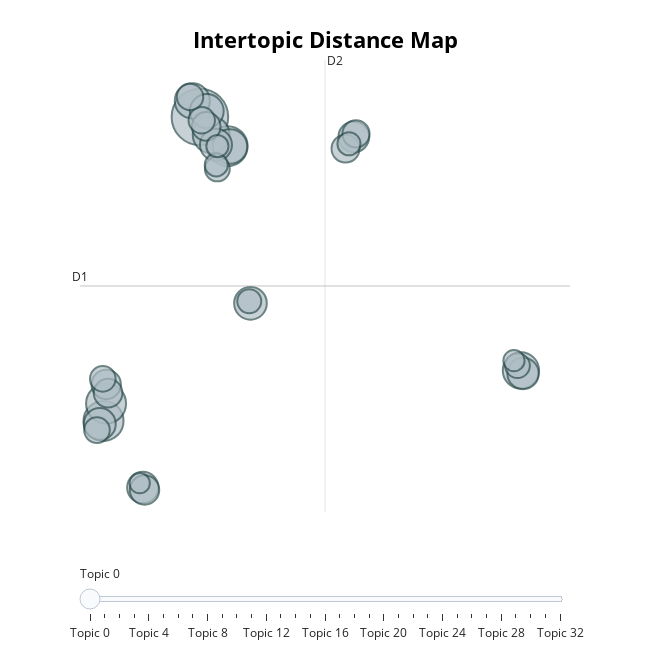
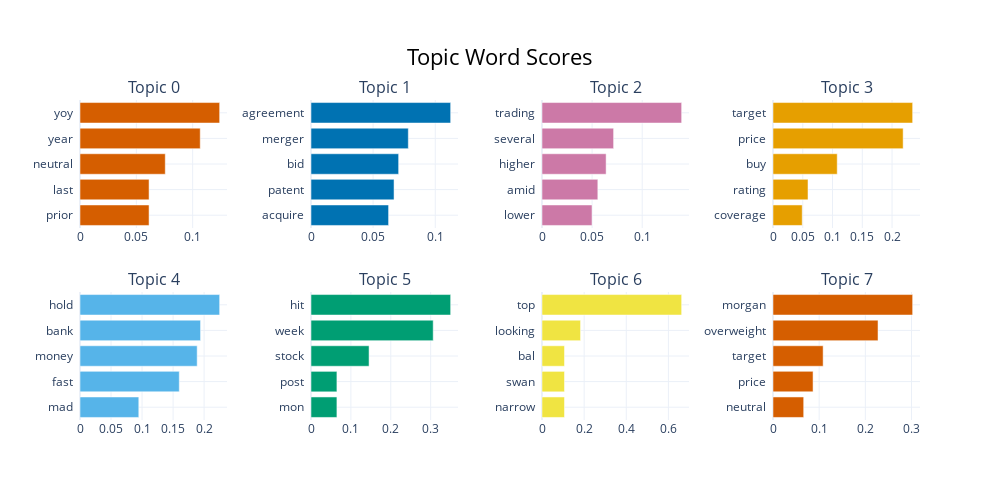

Source (notebook cell) for these figures, in order:
### Code cell
from bertopic import BERTopic
from sentence_transformers import SentenceTransformer

# Load the sample data (ensure to have 1000 non-null headlines)
sample_data = text_data['headlineClean'].dropna().sample(n=1000, random_state=42).tolist()

# Initialize embedding model
embedding_model = SentenceTransformer('all-MiniLM-L6-v2')

# Initialize and fit BERTopic model
topic_model = BERTopic(embedding_model=embedding_model, min_topic_size=10)
topics, probs = topic_model.fit_transform(sample_data)

# Check topic information and ensure topics are created
topic_info = topic_model.get_topic_info()
print(f"Topic Information:\n{topic_info}")

# If topics exist, try visualizing
if len(topic_info) > 0:
    try:
        # Visualizing topic clusters
        fig_topics = topic_model.visualize_topics()
        fig_topics.show()

        # Visualizing the frequency of topics in a bar chart
        fig_barchart = topic_model.visualize_barchart()
        fig_barchart.show()
    except Exception as e:
        print(f"Error during visualization: {e}")
else:
    print("No topics were generated. Skipping visualizations.")

### Figure 1 — Plotly figure (JSON) as saved in the notebook; plotly's stock layout.template omitted (floating-point values rounded to 4 significant figures)
{"data": [{"customdata": [[0, "yoy | year | neutral | last | prior", 78], [1, "agreement | merger | bid | patent | acquire", 39], [2, "trading | several | higher | amid | lower", 39], [3, "target | price | buy | rating | coverage", 39], [4, "hold | bank | money | fast | mad", 33], [5, "hit | week | stock | post | mon", 32], [6, "top | looking | bal | swan | narrow", 30], [7, "morgan | overweight | target | price | neutral", 29], [8, "like | dang | almost | dont | coo", 28], [9, "moving | session | stock | move | energy", 26], [10, "investment | common | share | offering | public", 25], [11, "buy | gold | cantor | riley | purchase", 25], [12, "earnings | income | competition | recap | pepper", 24], [13, "watch | stock | june | keep | may", 24], [14, "midmorning | update | market | midafternoon | profit", 23], [15, "outperform | credit | precision | percent | corporation", 21], [16, "revenue | corporation | compare | profit | billing", 21], [17, "energy | electric | research | force | power", 20], [18, "highest | industry | top | roe | residential", 20], [19, "morning | market | check | pro | mar", 19], [20, "therapeutic | drug | update | heart | treatment", 18], [21, "coverage | peg | ambulance | trying | aspen", 17], [22, "biggest | yesterday | forever | coal | big", 17], [23, "dividend | quarterly | share | right | mon", 16], [24, "estimate | beat | miss | maximus | average", 16], [25, "high | set | new | week | yesterday", 15], [26, "alert | option | ask | call | ref", 15], [27, "midday | moving | session | stock | ", 14], [28, "news | midday | market | reporter | tweet", 13], [29, "solar | huge | call | trade | activity", 13], [30, "volume | heavy | spiking | currently | light", 12], [31, "low | set | yesterday | new | week", 11], [32, "preview | quarter | earnings | previous | expect", 10]], "hovertemplate": "<b>Topic %{customdata[0]}</b><br>%{customdata[1]}<br>Size: %{customdata[2]}", "legendgroup": "", "marker": {"color": "#B0BEC5", "line": {"color": "DarkSlateGrey", "width": 2}, "size": [78, 39, 39, 39, 33, 32, 30, 29, 28, 26, 25, 25, 24, 24, 23, 21, 21, 20, 20, 19, 18, 17, 17, 16, 16, 15, 15, 14, 13, 13, 12, 11, 10], "sizemode": "area", "sizeref": 0.04875, "symbol": "circle"}, "mode": "markers", "name": "", "orientation": "v", "showlegend": false, "type": "scatter", "x": [-0.5856, -6.093, -5.948, 0.9979, 0.05731, 17.76, -1.02, 1.131, -0.1958, 2.303, -6.309, 0.3315, -3.848, 17.88, 8.21, -5.941, -3.748, -0.2276, -5.833, 7.734, 8.331, -0.4806, -1.149, -6.467, -6.134, 17.56, 0.4111, 2.235, 7.932, 0.3493, 0.4131, 17.36, -4.025], "xaxis": "x", "y": [9.19, -3.151, -2.447, 8.004, 8.467, -1.102, 9.84, 7.989, 9.427, 1.622, -3.276, 8.056, -5.856, -1.224, 8.382, -1.671, -5.955, 8.805, -2.021, 7.902, 8.504, 9.054, 10.0, -3.525, -1.443, -0.9059, 7.079, 1.705, 8.098, 7.242, 8.004, -0.7046, -5.678], "yaxis": "y"}], "layout": {"annotations": [{"showarrow": false, "text": "D1", "x": -7.438, "y": 2.326, "yshift": 10}, {"showarrow": false, "text": "D2", "x": 6.562, "xshift": 10, "y": 11.5}], "height": 650, "hoverlabel": {"bgcolor": "white", "font": {"family": "Rockwell", "size": 16}}, "legend": {"itemsizing": "constant", "tracegroupgap": 0}, "margin": {"t": 60}, "shapes": [{"line": {"color": "#CFD8DC", "width": 2}, "type": "line", "x0": 6.562, "x1": 6.562, "y0": -6.849, "y1": 11.5}, {"line": {"color": "#9E9E9E", "width": 2}, "type": "line", "x0": -7.438, "x1": 20.56, "y0": 2.326, "y1": 2.326}], "sliders": [{"active": 0, "pad": {"t": 50}, "steps": [{"args": [{"marker.color": [["red", "#B0BEC5", "#B0BEC5", "#B0BEC5", "#B0BEC5", "#B0BEC5", "#B0BEC5", "#B0BEC5", "#B0BEC5", "#B0BEC5", "#B0BEC5", "#B0BEC5", "#B0BEC5", "#B0BEC5", "#B0BEC5", "#B0BEC5", "#B0BEC5", "#B0BEC5", "#B0BEC5", "#B0BEC5", "#B0BEC5", "#B0BEC5", "#B0BEC5", "#B0BEC5", "#B0BEC5", "#B0BEC5", "#B0BEC5", "#B0BEC5", "#B0BEC5", "#B0BEC5", "#B0BEC5", "#B0BEC5", "#B0BEC5"]]}], "label": "Topic 0", "method": "update"}, {"args": [{"marker.color": [["#B0BEC5", "red", "#B0BEC5", "#B0BEC5", "#B0BEC5", "#B0BEC5", "#B0BEC5", "#B0BEC5", "#B0BEC5", "#B0BEC5", "#B0BEC5", "#B0BEC5", "#B0BEC5", "#B0BEC5", "#B0BEC5", "#B0BEC5", "#B0BEC5", "#B0BEC5", "#B0BEC5", "#B0BEC5", "#B0BEC5", "#B0BEC5", "#B0BEC5", "#B0BEC5", "#B0BEC5", "#B0BEC5", "#B0BEC5", "#B0BEC5", "#B0BEC5", "#B0BEC5", "#B0BEC5", "#B0BEC5", "#B0BEC5"]]}], "label": "Topic 1", "method": "update"}, {"args": [{"marker.color": [["#B0BEC5", "#B0BEC5", "red", "#B0BEC5", "#B0BEC5", "#B0BEC5", "#B0BEC5", "#B0BEC5", "#B0BEC5", "#B0BEC5", "#B0BEC5", "#B0BEC5", "#B0BEC5", "#B0BEC5", "#B0BEC5", "#B0BEC5", "#B0BEC5", "#B0BEC5", "#B0BEC5", "#B0BEC5", "#B0BEC5", "#B0BEC5", "#B0BEC5", "#B0BEC5", "#B0BEC5", "#B0BEC5", "#B0BEC5", "#B0BEC5", "#B0BEC5", "#B0BEC5", "#B0BEC5", "#B0BEC5", "#B0BEC5"]]}], "label": "Topic 2", "method": "update"}, {"args": [{"marker.color": [["#B0BEC5", "#B0BEC5", "#B0BEC5", "red", "#B0BEC5", "#B0BEC5", "#B0BEC5", "#B0BEC5", "#B0BEC5", "#B0BEC5", "#B0BEC5", "#B0BEC5", "#B0BEC5", "#B0BEC5", "#B0BEC5", "#B0BEC5", "#B0BEC5", "#B0BEC5", "#B0BEC5", "#B0BEC5", "#B0BEC5", "#B0BEC5", "#B0BEC5", "#B0BEC5", "#B0BEC5", "#B0BEC5", "#B0BEC5", "#B0BEC5", "#B0BEC5", "#B0BEC5", "#B0BEC5", "#B0BEC5", "#B0BEC5"]]}], "label": "Topic 3", "method": "update"}, {"args": [{"marker.color": [["#B0BEC5", "#B0BEC5", "#B0BEC5", "#B0BEC5", "red", "#B0BEC5", "#B0BEC5", "#B0BEC5", "#B0BEC5", "#B0BEC5", "#B0BEC5", "#B0BEC5", "#B0BEC5", "#B0BEC5", "#B0BEC5", "#B0BEC5", "#B0BEC5", "#B0BEC5", "#B0BEC5", "#B0BEC5", "#B0BEC5", "#B0BEC5", "#B0BEC5", "#B0BEC5", "#B0BEC5", "#B0BEC5", "#B0BEC5", "#B0BEC5", "#B0BEC5", "#B0BEC5", "#B0BEC5", "#B0BEC5", "#B0BEC5"]]}], "label": "Topic 4", "method": "update"}, {"args": [{"marker.color": [["#B0BEC5", "#B0BEC5", "#B0BEC5", "#B0BEC5", "#B0BEC5", "red", "#B0BEC5", "#B0BEC5", "#B0BEC5", "#B0BEC5", "#B0BEC5", "#B0BEC5", "#B0BEC5", "#B0BEC5", "#B0BEC5", "#B0BEC5", "#B0BEC5", "#B0BEC5", "#B0BEC5", "#B0BEC5", "#B0BEC5", "#B0BEC5", "#B0BEC5", "#B0BEC5", "#B0BEC5", "#B0BEC5", "#B0BEC5", "#B0BEC5", "#B0BEC5", "#B0BEC5", "#B0BEC5", "#B0BEC5", "#B0BEC5"]]}], "label": "Topic 5", "method": "update"}, {"args": [{"marker.color": [["#B0BEC5", "#B0BEC5", "#B0BEC5", "#B0BEC5", "#B0BEC5", "#B0BEC5", "red", "#B0BEC5", "#B0BEC5", "#B0BEC5", "#B0BEC5", "#B0BEC5", "#B0BEC5", "#B0BEC5", "#B0BEC5", "#B0BEC5", "#B0BEC5", "#B0BEC5", "#B0BEC5", "#B0BEC5", "#B0BEC5", "#B0BEC5", "#B0BEC5", "#B0BEC5", "#B0BEC5", "#B0BEC5", "#B0BEC5", "#B0BEC5", "#B0BEC5", "#B0BEC5", "#B0BEC5", "#B0BEC5", "#B0BEC5"]]}], "label": "Topic 6", "method": "update"}, {"args": [{"marker.color": [["#B0BEC5", "#B0BEC5", "#B0BEC5", "#B0BEC5", "#B0BEC5", "#B0BEC5", "#B0BEC5", "red", "#B0BEC5", "#B0BEC5", "#B0BEC5", "#B0BEC5", "#B0BEC5", "#B0BEC5", "#B0BEC5", "#B0BEC5", "#B0BEC5", "#B0BEC5", "#B0BEC5", "#B0BEC5", "#B0BEC5", "#B0BEC5", "#B0BEC5", "#B0BEC5", "#B0BEC5", "#B0BEC5", "#B0BEC5", "#B0BEC5", "#B0BEC5", "#B0BEC5", "#B0BEC5", "#B0BEC5", "#B0BEC5"]]}], "label": "Topic 7", "method": "update"}, {"args": [{"marker.color": [["#B0BEC5", "#B0BEC5", "#B0BEC5", "#B0BEC5", "#B0BEC5", "#B0BEC5", "#B0BEC5", "#B0BEC5", "red", "#B0BEC5", "#B0BEC5", "#B0BEC5", "#B0BEC5", "#B0BEC5", "#B0BEC5", "#B0BEC5", "#B0BEC5", "#B0BEC5", "#B0BEC5", "#B0BEC5", "#B0BEC5", "#B0BEC5", "#B0BEC5", "#B0BEC5", "#B0BEC5", "#B0BEC5", "#B0BEC5", "#B0BEC5", "#B0BEC5", "#B0BEC5", "#B0BEC5", "#B0BEC5", "#B0BEC5"]]}], "label": "Topic 8", "method": "update"}, {"args": [{"marker.color": [["#B0BEC5", "#B0BEC5", "#B0BEC5", "#B0BEC5", "#B0BEC5", "#B0BEC5", "#B0BEC5", "#B0BEC5", "#B0BEC5", "red", "#B0BEC5", "#B0BEC5", "#B0BEC5", "#B0BEC5", "#B0BEC5", "#B0BEC5", "#B0BEC5", "#B0BEC5", "#B0BEC5", "#B0BEC5", "#B0BEC5", "#B0BEC5", "#B0BEC5", "#B0BEC5", "#B0BEC5", "#B0BEC5", "#B0BEC5", "#B0BEC5", "#B0BEC5", "#B0BEC5", "#B0BEC5", "#B0BEC5", "#B0BEC5"]]}], "label": "Topic 9", "method": "update"}, {"args": [{"marker.color": [["#B0BEC5", "#B0BEC5", "#B0BEC5", "#B0BEC5", "#B0BEC5", "#B0BEC5", "#B0BEC5", "#B0BEC5", "#B0BEC5", "#B0BEC5", "red", "#B0BEC5", "#B0BEC5", "#B0BEC5", "#B0BEC5", "#B0BEC5", "#B0BEC5", "#B0BEC5", "#B0BEC5", "#B0BEC5", "#B0BEC5", "#B0BEC5", "#B0BEC5", "#B0BEC5", "#B0BEC5", "#B0BEC5", "#B0BEC5", "#B0BEC5", "#B0BEC5", "#B0BEC5", "#B0BEC5", "#B0BEC5", "#B0BEC5"]]}], "label": "Topic 10", "method": "update"}, {"args": [{"marker.color": [["#B0BEC5", "#B0BEC5", "#B0BEC5", "#B0BEC5", "#B0BEC5", "#B0BEC5", "#B0BEC5", "#B0BEC5", "#B0BEC5", "#B0BEC5", "#B0BEC5", "red", "#B0BEC5", "#B0BEC5", "#B0BEC5", "#B0BEC5", "#B0BEC5", "#B0BEC5", "#B0BEC5", "#B0BEC5", "#B0BEC5", "#B0BEC5", "#B0BEC5", "#B0BEC5", "#B0BEC5", "#B0BEC5", "#B0BEC5", "#B0BEC5", "#B0BEC5", "#B0BEC5", "#B0BEC5", "#B0BEC5", "#B0BEC5"]]}], "label": "Topic 11", "method": "update"}, {"args": [{"marker.color": [["#B0BEC5", "#B0BEC5", "#B0BEC5", "#B0BEC5", "#B0BEC5", "#B0BEC5", "#B0BEC5", "#B0BEC5", "#B0BEC5", "#B0BEC5", "#B0BEC5", "#B0BEC5", "red", "#B0BEC5", "#B0BEC5", "#B0BEC5", "#B0BEC5", "#B0BEC5", "#B0BEC5", "#B0BEC5", "#B0BEC5", "#B0BEC5", "#B0BEC5", "#B0BEC5", "#B0BEC5", "#B0BEC5", "#B0BEC5", "#B0BEC5", "#B0BEC5", "#B0BEC5", "#B0BEC5", "#B0BEC5", "#B0BEC5"]]}], "label": "Topic 12", "method": "update"}, {"args": [{"marker.color": [["#B0BEC5", "#B0BEC5", "#B0BEC5", "#B0BEC5", "#B0BEC5", "#B0BEC5", "#B0BEC5", "#B0BEC5", "#B0BEC5", "#B0BEC5", "#B0BEC5", "#B0BEC5", "#B0BEC5", "red", "#B0BEC5", "#B0BEC5", "#B0BEC5", "#B0BEC5", "#B0BEC5", "#B0BEC5", "#B0BEC5", "#B0BEC5", "#B0BEC5", "#B0BEC5", "#B0BEC5", "#B0BEC5", "#B0BEC5", "#B0BEC5", "#B0BEC5", "#B0BEC5", "#B0BEC5", "#B0BEC5", "#B0BEC5"]]}], "label": "Topic 13", "method": "update"}, {"args": [{"marker.color": [["#B0BEC5", "#B0BEC5", "#B0BEC5", "#B0BEC5", "#B0BEC5", "#B0BEC5", "#B0BEC5", "#B0BEC5", "#B0BEC5", "#B0BEC5", "#B0BEC5", "#B0BEC5", "#B0BEC5", "#B0BEC5", "red", "#B0BEC5", "#B0BEC5", "#B0BEC5", "#B0BEC5", "#B0BEC5", "#B0BEC5", "#B0BEC5", "#B0BEC5", "#B0BEC5", "#B0BEC5", "#B0BEC5", "#B0BEC5", "#B0BEC5", "#B0BEC5", "#B0BEC5", "#B0BEC5", "#B0BEC5", "#B0BEC5"]]}], "label": "Topic 14", "method": "update"}, {"args": [{"marker.color": [["#B0BEC5", "#B0BEC5", "#B0BEC5", "#B0BEC5", "#B0BEC5", "#B0BEC5", "#B0BEC5", "#B0BEC5", "#B0BEC5", "#B0BEC5", "#B0BEC5", "#B0BEC5", "#B0BEC5", "#B0BEC5", "#B0BEC5", "red", "#B0BEC5", "#B0BEC5", "#B0BEC5", "#B0BEC5", "#B0BEC5", "#B0BEC5", "#B0BEC5", "#B0BEC5", "#B0BEC5", "#B0BEC5", "#B0BEC5", "#B0BEC5", "#B0BEC5", "#B0BEC5", "#B0BEC5", "#B0BEC5", "#B0BEC5"]]}], "label": "Topic 15", "method": "update"}, {"args": [{"marker.color": [["#B0BEC5", "#B0BEC5", "#B0BEC5", "#B0BEC5", "#B0BEC5", "#B0BEC5", "#B0BEC5", "#B0BEC5", "#B0BEC5", "#B0BEC5", "#B0BEC5", "#B0BEC5", "#B0BEC5", "#B0BEC5", "#B0BEC5", "#B0BEC5", "red", "#B0BEC5", "#B0BEC5", "#B0BEC5", "#B0BEC5", "#B0BEC5", "#B0BEC5", "#B0BEC5", "#B0BEC5", "#B0BEC5", "#B0BEC5", "#B0BEC5", "#B0BEC5", "#B0BEC5", "#B0BEC5", "#B0BEC5", "#B0BEC5"]]}], "label": "Topic 16", "method": "update"}, {"args": [{"marker.color": [["#B0BEC5", "#B0BEC5", "#B0BEC5", "#B0BEC5", "#B0BEC5", "#B0BEC5", "#B0BEC5", "#B0BEC5", "#B0BEC5", "#B0BEC5", "#B0BEC5", "#B0BEC5", "#B0BEC5", "#B0BEC5", "#B0BEC5", "#B0BEC5", "#B0BEC5", "red", "#B0BEC5", "#B0BEC5", "#B0BEC5", "#B0BEC5", "#B0BEC5", "#B0BEC5", "#B0BEC5", "#B0BEC5", "#B0BEC5", "#B0BEC5", "#B0BEC5", "#B0BEC5", "#B0BEC5", "#B0BEC5", "#B0BEC5"]]}], "label": "Topic 17", "method": "update"}, {"args": [{"marker.color": [["#B0BEC5", "#B0BEC5", "#B0BEC5", "#B0BEC5", "#B0BEC5", "#B0BEC5", "#B0BEC5", "#B0BEC5", "#B0BEC5", "#B0BEC5", "#B0BEC5", "#B0BEC5", "#B0BEC5", "#B0BEC5", "#B0BEC5", "#B0BEC5", "#B0BEC5", "#B0BEC5", "red", "#B0BEC5", "#B0BEC5", "#B0BEC5", "#B0BEC5", "#B0BEC5", "#B0BEC5", "#B0BEC5", "#B0BEC5", "#B0BEC5", "#B0BEC5", "#B0BEC5", "#B0BEC5", "#B0BEC5", "#B0BEC5"]]}], "label": "Topic 18", "method": "update"}, {"args": [{"marker.color": [["#B0BEC5", "#B0BEC5", "#B0BEC5", "#B0BEC5", "#B0BEC5", "#B0BEC5", "#B0BEC5", "#B0BEC5", "#B0BEC5", "#B0BEC5", "#B0BEC5", "#B0BEC5", "#B0BEC5", "#B0BEC5", "#B0BEC5", "#B0BEC5", "#B0BEC5", "#B0BEC5", "#B0BEC5", "red", "#B0BEC5", "#B0BEC5", "#B0BEC5", "#B0BEC5", "#B0BEC5", "#B0BEC5", "#B0BEC5", "#B0BEC5", "#B0BEC5", "#B0BEC5", "#B0BEC5", "#B0BEC5", "#B0BEC5"]]}], "label": "Topic 19", "method": "update"}, {"args": [{"marker.color": [["#B0BEC5", "#B0BEC5", "#B0BEC5", "#B0BEC5", "#B0BEC5", "#B0BEC5", "#B0BEC5", "#B0BEC5", "#B0BEC5", "#B0BEC5", "#B0BEC5", "#B0BEC5", "#B0BEC5", "#B0BEC5", "#B0BEC5", "#B0BEC5", "#B0BEC5", "#B0BEC5", "#B0BEC5", "#B0BEC5", "red", "#B0BEC5", "#B0BEC5", "#B0BEC5", "#B0BEC5", "#B0BEC5", "#B0BEC5", "#B0BEC5", "#B0BEC5", "#B0BEC5", "#B0BEC5", "#B0BEC5", "#B0BEC5"]]}], "label": "Topic 20", "method": "update"}, {"args": [{"marker.color": [["#B0BEC5", "#B0BEC5", "#B0BEC5", "#B0BEC5", "#B0BEC5", "#B0BEC5", "#B0BEC5", "#B0BEC5", "#B0BEC5", "#B0BEC5", "#B0BEC5", "#B0BEC5", "#B0BEC5", "#B0BEC5", "#B0BEC5", "#B0BEC5", "#B0BEC5", "#B0BEC5", "#B0BEC5", "#B0BEC5", "#B0BEC5", "red", "#B0BEC5", "#B0BEC5", "#B0BEC5", "#B0BEC5", "#B0BEC5", "#B0BEC5", "#B0BEC5", "#B0BEC5", "#B0BEC5", "#B0BEC5", "#B0BEC5"]]}], "label": "Topic 21", "method": "update"}, {"args": [{"marker.color": [["#B0BEC5", "#B0BEC5", "#B0BEC5", "#B0BEC5", "#B0BEC5", "#B0BEC5", "#B0BEC5", "#B0BEC5", "#B0BEC5", "#B0BEC5", "#B0BEC5", "#B0BEC5", "#B0BEC5", "#B0BEC5", "#B0BEC5", "#B0BEC5", "#B0BEC5", "#B0BEC5", "#B0BEC5", "#B0BEC5", "#B0BEC5", "#B0BEC5", "red", "#B0BEC5", "#B0BEC5", "#B0BEC5", "#B0BEC5", "#B0BEC5", "#B0BEC5", "#B0BEC5", "#B0BEC5", "#B0BEC5", "#B0BEC5"]]}], "label": "Topic 22", "method": "update"}, {"args": [{"marker.color": [["#B0BEC5", "#B0BEC5", "#B0BEC5", "#B0BEC5", "#B0BEC5", "#B0BEC5", "#B0BEC5", "#B0BEC5", "#B0BEC5", "#B0BEC5", "#B0BEC5", "#B0BEC5", "#B0BEC5", "#B0BEC5", "#B0BEC5", "#B0BEC5", "#B0BEC5", "#B0BEC5", "#B0BEC5", "#B0BEC5", "#B0BEC5", "#B0BEC5", "#B0BEC5", "red", "#B0BEC5", "#B0BEC5", "#B0BEC5", "#B0BEC5", "#B0BEC5", "#B0BEC5", "#B0BEC5", "#B0BEC5", "#B0BEC5"]]}], "label": "Topic 23", "method": "update"}, {"args": [{"marker.color": [["#B0BEC5", "#B0BEC5", "#B0BEC5", "#B0BEC5", "#B0BEC5", "#B0BEC5", "#B0BEC5", "#B0BEC5", "#B0BEC5", "#B0BEC5", "#B0BEC5", "#B0BEC5", "#B0BEC5", "#B0BEC5", "#B0BEC5", "#B0BEC5", "#B0BEC5", "#B0BEC5", "#B0BEC5", "#B0BEC5", "#B0BEC5", "#B0BEC5", "#B0BEC5", "#B0BEC5", "red", "#B0BEC5", "#B0BEC5", "#B0BEC5", "#B0BEC5", "#B0BEC5", "#B0BEC5", "#B0BEC5", "#B0BEC5"]]}], "label": "Topic 24", "method": "update"}, {"args": [{"marker.color": [["#B0BEC5", "#B0BEC5", "#B0BEC5", "#B0BEC5", "#B0BEC5", "#B0BEC5", "#B0BEC5", "#B0BEC5", "#B0BEC5", "#B0BEC5", "#B0BEC5", "#B0BEC5", "#B0BEC5", "#B0BEC5", "#B0BEC5", "#B0BEC5", "#B0BEC5", "#B0BEC5", "#B0BEC5", "#B0BEC5", "#B0BEC5", "#B0BEC5", "#B0BEC5", "#B0BEC5", "#B0BEC5", "red", "#B0BEC5", "#B0BEC5", "#B0BEC5", "#B0BEC5", "#B0BEC5", "#B0BEC5", "#B0BEC5"]]}], "label": "Topic 25", "method": "update"}, {"args": [{"marker.color": [["#B0BEC5", "#B0BEC5", "#B0BEC5", "#B0BEC5", "#B0BEC5", "#B0BEC5", "#B0BEC5", "#B0BEC5", "#B0BEC5", "#B0BEC5", "#B0BEC5", "#B0BEC5", "#B0BEC5", "#B0BEC5", "#B0BEC5", "#B0BEC5", "#B0BEC5", "#B0BEC5", "#B0BEC5", "#B0BEC5", "#B0BEC5", "#B0BEC5", "#B0BEC5", "#B0BEC5", "#B0BEC5", "#B0BEC5", "red", "#B0BEC5", "#B0BEC5", "#B0BEC5", "#B0BEC5", "#B0BEC5", "#B0BEC5"]]}], "label": "Topic 26", "method": "update"}, {"args": [{"marker.color": [["#B0BEC5", "#B0BEC5", "#B0BEC5", "#B0BEC5", "#B0BEC5", "#B0BEC5", "#B0BEC5", "#B0BEC5", "#B0BEC5", "#B0BEC5", "#B0BEC5", "#B0BEC5", "#B0BEC5", "#B0BEC5", "#B0BEC5", "#B0BEC5", "#B0BEC5", "#B0BEC5", "#B0BEC5", "#B0BEC5", "#B0BEC5", "#B0BEC5", "#B0BEC5", "#B0BEC5", "#B0BEC5", "#B0BEC5", "#B0BEC5", "red", "#B0BEC5", "#B0BEC5", "#B0BEC5", "#B0BEC5", "#B0BEC5"]]}], "label": "Topic 27", "method": "update"}, {"args": [{"marker.color": [["#B0BEC5", "#B0BEC5", "#B0BEC5", "#B0BEC5", "#B0BEC5", "#B0BEC5", "#B0BEC5", "#B0BEC5", "#B0BEC5", "#B0BEC5", "#B0BEC5", "#B0BEC5", "#B0BEC5", "#B0BEC5", "#B0BEC5", "#B0BEC5", "#B0BEC5", "#B0BEC5", "#B0BEC5", "#B0BEC5", "#B0BEC5", "#B0BEC5", "#B0BEC5", "#B0BEC5", "#B0BEC5", "#B0BEC5", "#B0BEC5", "#B0BEC5", "red", "#B0BEC5", "#B0BEC5", "#B0BEC5", "#B0BEC5"]]}], "label": "Topic 28", "method": "update"}, {"args": [{"marker.color": [["#B0BEC5", "#B0BEC5", "#B0BEC5", "#B0BEC5", "#B0BEC5", "#B0BEC5", "#B0BEC5", "#B0BEC5", "#B0BEC5", "#B0BEC5", "#B0BEC5", "#B0BEC5", "#B0BEC5", "#B0BEC5", "#B0BEC5", "#B0BEC5", "#B0BEC5", "#B0BEC5", "#B0BEC5", "#B0BEC5", "#B0BEC5", "#B0BEC5", "#B0BEC5", "#B0BEC5", "#B0BEC5", "#B0BEC5", "#B0BEC5", "#B0BEC5", "#B0BEC5", "red", "#B0BEC5", "#B0BEC5", "#B0BEC5"]]}], "label": "Topic 29", "method": "update"}, {"args": [{"marker.color": [["#B0BEC5", "#B0BEC5", "#B0BEC5", "#B0BEC5", "#B0BEC5", "#B0BEC5", "#B0BEC5", "#B0BEC5", "#B0BEC5", "#B0BEC5", "#B0BEC5", "#B0BEC5", "#B0BEC5", "#B0BEC5", "#B0BEC5", "#B0BEC5", "#B0BEC5", "#B0BEC5", "#B0BEC5", "#B0BEC5", "#B0BEC5", "#B0BEC5", "#B0BEC5", "#B0BEC5", "#B0BEC5", "#B0BEC5", "#B0BEC5", "#B0BEC5", "#B0BEC5", "#B0BEC5", "red", "#B0BEC5", "#B0BEC5"]]}], "label": "Topic 30", "method": "update"}, {"args": [{"marker.color": [["#B0BEC5", "#B0BEC5", "#B0BEC5", "#B0BEC5", "#B0BEC5", "#B0BEC5", "#B0BEC5", "#B0BEC5", "#B0BEC5", "#B0BEC5", "#B0BEC5", "#B0BEC5", "#B0BEC5", "#B0BEC5", "#B0BEC5", "#B0BEC5", "#B0BEC5", "#B0BEC5", "#B0BEC5", "#B0BEC5", "#B0BEC5", "#B0BEC5", "#B0BEC5", "#B0BEC5", "#B0BEC5", "#B0BEC5", "#B0BEC5", "#B0BEC5", "#B0BEC5", "#B0BEC5", "#B0BEC5", "red", "#B0BEC5"]]}], "label": "Topic 31", "method": "update"}, {"args": [{"marker.color": [["#B0BEC5", "#B0BEC5", "#B0BEC5", "#B0BEC5", "#B0BEC5", "#B0BEC5", "#B0BEC5", "#B0BEC5", "#B0BEC5", "#B0BEC5", "#B0BEC5", "#B0BEC5", "#B0BEC5", "#B0BEC5", "#B0BEC5", "#B0BEC5", "#B0BEC5", "#B0BEC5", "#B0BEC5", "#B0BEC5", "#B0BEC5", "#B0BEC5", "#B0BEC5", "#B0BEC5", "#B0BEC5", "#B0BEC5", "#B0BEC5", "#B0BEC5", "#B0BEC5", "#B0BEC5", "#B0BEC5", "#B0BEC5", "red"]]}], "label": "Topic 32", "method": "update"}]}], "title": {"font": {"color": "Black", "size": 22}, "text": "<b>Intertopic Distance Map</b>", "x": 0.5, "xanchor": "center", "y": 0.95, "yanchor": "top"}, "width": 650, "xaxis": {"anchor": "y", "domain": [0, 1], "range": [-7.438, 20.56], "title": {"text": ""}, "visible": false}, "yaxis": {"anchor": "x", "domain": [0, 1], "range": [-6.849, 11.5], "title": {"text": ""}, "visible": false}}}

### Figure 2 — Plotly figure (JSON) as saved in the notebook; plotly's stock layout.template omitted (floating-point values rounded to 4 significant figures)
{"data": [{"marker": {"color": "#D55E00"}, "orientation": "h", "type": "bar", "x": [0.06129, 0.06129, 0.07569, 0.1067, 0.124], "xaxis": "x", "y": ["prior  ", "last  ", "neutral  ", "year  ", "yoy  "], "yaxis": "y"}, {"marker": {"color": "#0072B2"}, "orientation": "h", "type": "bar", "x": [0.06244, 0.06684, 0.07054, 0.07832, 0.1124], "xaxis": "x2", "y": ["acquire  ", "patent  ", "bid  ", "merger  ", "agreement  "], "yaxis": "y2"}, {"marker": {"color": "#CC79A7"}, "orientation": "h", "type": "bar", "x": [0.04992, 0.05571, 0.06398, 0.07145, 0.1394], "xaxis": "x3", "y": ["lower  ", "amid  ", "higher  ", "several  ", "trading  "], "yaxis": "y3"}, {"marker": {"color": "#E69F00"}, "orientation": "h", "type": "bar", "x": [0.04908, 0.0588, 0.1079, 0.2186, 0.2346], "xaxis": "x4", "y": ["coverage  ", "rating  ", "buy  ", "price  ", "target  "], "yaxis": "y4"}, {"marker": {"color": "#56B4E9"}, "orientation": "h", "type": "bar", "x": [0.09473, 0.16, 0.1888, 0.1943, 0.225], "xaxis": "x5", "y": ["mad  ", "fast  ", "money  ", "bank  ", "hold  "], "yaxis": "y5"}, {"marker": {"color": "#009E73"}, "orientation": "h", "type": "bar", "x": [0.06494, 0.06494, 0.1455, 0.3063, 0.3501], "xaxis": "x6", "y": ["mon  ", "post  ", "stock  ", "week  ", "hit  "], "yaxis": "y6"}, {"marker": {"color": "#F0E442"}, "orientation": "h", "type": "bar", "x": [0.1068, 0.1068, 0.1068, 0.1831, 0.663], "xaxis": "x7", "y": ["narrow  ", "swan  ", "bal  ", "looking  ", "top  "], "yaxis": "y7"}, {"marker": {"color": "#D55E00"}, "orientation": "h", "type": "bar", "x": [0.06648, 0.08676, 0.1086, 0.2275, 0.3025], "xaxis": "x8", "y": ["neutral  ", "price  ", "target  ", "overweight  ", "morgan  "], "yaxis": "y8"}], "layout": {"annotations": [{"font": {"size": 16}, "showarrow": false, "text": "Topic 0", "x": 0.0875, "xanchor": "center", "xref": "paper", "y": 1, "yanchor": "bottom", "yref": "paper"}, {"font": {"size": 16}, "showarrow": false, "text": "Topic 1", "x": 0.3625, "xanchor": "center", "xref": "paper", "y": 1, "yanchor": "bottom", "yref": "paper"}, {"font": {"size": 16}, "showarrow": false, "text": "Topic 2", "x": 0.6375, "xanchor": "center", "xref": "paper", "y": 1, "yanchor": "bottom", "yref": "paper"}, {"font": {"size": 16}, "showarrow": false, "text": "Topic 3", "x": 0.9125, "xanchor": "center", "xref": "paper", "y": 1, "yanchor": "bottom", "yref": "paper"}, {"font": {"size": 16}, "showarrow": false, "text": "Topic 4", "x": 0.0875, "xanchor": "center", "xref": "paper", "y": 0.4, "yanchor": "bottom", "yref": "paper"}, {"font": {"size": 16}, "showarrow": false, "text": "Topic 5", "x": 0.3625, "xanchor": "center", "xref": "paper", "y": 0.4, "yanchor": "bottom", "yref": "paper"}, {"font": {"size": 16}, "showarrow": false, "text": "Topic 6", "x": 0.6375, "xanchor": "center", "xref": "paper", "y": 0.4, "yanchor": "bottom", "yref": "paper"}, {"font": {"size": 16}, "showarrow": false, "text": "Topic 7", "x": 0.9125, "xanchor": "center", "xref": "paper", "y": 0.4, "yanchor": "bottom", "yref": "paper"}], "height": 500, "hoverlabel": {"bgcolor": "white", "font": {"family": "Rockwell", "size": 16}}, "showlegend": false, "title": {"font": {"color": "Black", "size": 22}, "text": "Topic Word Scores", "x": 0.5, "xanchor": "center", "yanchor": "top"}, "width": 1000, "xaxis": {"anchor": "y", "domain": [0, 0.175], "showgrid": true}, "xaxis2": {"anchor": "y2", "domain": [0.275, 0.45], "showgrid": true}, "xaxis3": {"anchor": "y3", "domain": [0.55, 0.725], "showgrid": true}, "xaxis4": {"anchor": "y4", "domain": [0.825, 1], "showgrid": true}, "xaxis5": {"anchor": "y5", "domain": [0, 0.175], "showgrid": true}, "xaxis6": {"anchor": "y6", "domain": [0.275, 0.45], "showgrid": true}, "xaxis7": {"anchor": "y7", "domain": [0.55, 0.725], "showgrid": true}, "xaxis8": {"anchor": "y8", "domain": [0.825, 1], "showgrid": true}, "yaxis": {"anchor": "x", "domain": [0.6, 1], "showgrid": true}, "yaxis2": {"anchor": "x2", "domain": [0.6, 1], "showgrid": true}, "yaxis3": {"anchor": "x3", "domain": [0.6, 1], "showgrid": true}, "yaxis4": {"anchor": "x4", "domain": [0.6, 1], "showgrid": true}, "yaxis5": {"anchor": "x5", "domain": [0, 0.4], "showgrid": true}, "yaxis6": {"anchor": "x6", "domain": [0, 0.4], "showgrid": true}, "yaxis7": {"anchor": "x7", "domain": [0, 0.4], "showgrid": true}, "yaxis8": {"anchor": "x8", "domain": [0, 0.4], "showgrid": true}}}
